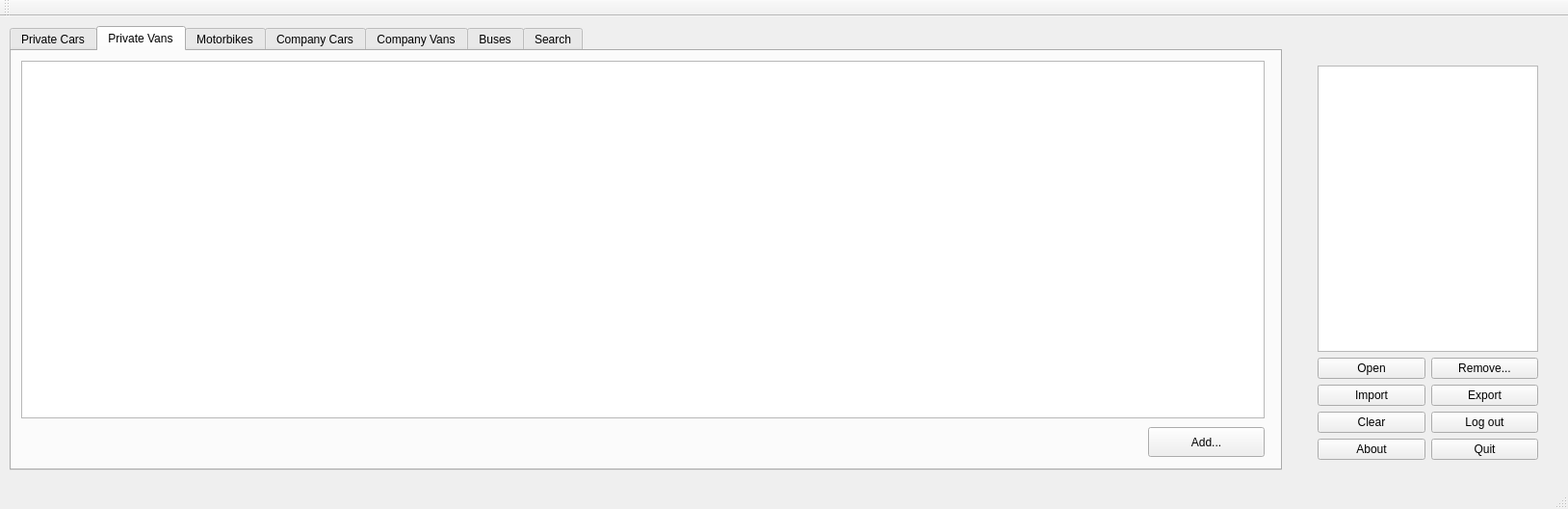
<?xml version="1.0" encoding="UTF-8"?>
<ui version="4.0">
 <class>TransportRegisterWindow</class>
 <widget class="QMainWindow" name="TransportRegisterWindow">
  <property name="geometry">
   <rect>
    <x>0</x>
    <y>0</y>
    <width>1628</width>
    <height>528</height>
   </rect>
  </property>
  <property name="windowTitle">
   <string>Transport Register v.1.0</string>
  </property>
  <widget class="QWidget" name="centralWidget">
   <widget class="QTabWidget" name="tabsy">
    <property name="geometry">
     <rect>
      <x>10</x>
      <y>10</y>
      <width>1321</width>
      <height>461</height>
     </rect>
    </property>
    <property name="locale">
     <locale language="Russian" country="Russia"/>
    </property>
    <property name="currentIndex">
     <number>1</number>
    </property>
    <property name="elideMode">
     <enum>Qt::ElideRight</enum>
    </property>
    <widget class="QWidget" name="PCTab">
     <property name="accessibleName">
      <string>Private car</string>
     </property>
     <property name="autoFillBackground">
      <bool>false</bool>
     </property>
     <attribute name="title">
      <string>Private Cars</string>
     </attribute>
     <widget class="QTableView" name="PCarView">
      <property name="geometry">
       <rect>
        <x>10</x>
        <y>10</y>
        <width>1291</width>
        <height>371</height>
       </rect>
      </property>
      <property name="locale">
       <locale language="Russian" country="Russia"/>
      </property>
      <property name="editTriggers">
       <set>QAbstractItemView::NoEditTriggers</set>
      </property>
      <property name="dragDropOverwriteMode">
       <bool>true</bool>
      </property>
      <property name="selectionMode">
       <enum>QAbstractItemView::SingleSelection</enum>
      </property>
      <property name="selectionBehavior">
       <enum>QAbstractItemView::SelectRows</enum>
      </property>
      <property name="sortingEnabled">
       <bool>true</bool>
      </property>
      <attribute name="horizontalHeaderShowSortIndicator" stdset="0">
       <bool>true</bool>
      </attribute>
      <attribute name="verticalHeaderVisible">
       <bool>false</bool>
      </attribute>
     </widget>
     <widget class="QPushButton" name="addPCarButton">
      <property name="geometry">
       <rect>
        <x>1180</x>
        <y>390</y>
        <width>121</width>
        <height>31</height>
       </rect>
      </property>
      <property name="text">
       <string>Add...</string>
      </property>
     </widget>
    </widget>
    <widget class="QWidget" name="PVTab">
     <attribute name="title">
      <string>Private Vans</string>
     </attribute>
     <widget class="QTableView" name="PVanView">
      <property name="geometry">
       <rect>
        <x>10</x>
        <y>10</y>
        <width>1291</width>
        <height>371</height>
       </rect>
      </property>
      <property name="locale">
       <locale language="Russian" country="Russia"/>
      </property>
      <property name="editTriggers">
       <set>QAbstractItemView::NoEditTriggers</set>
      </property>
      <property name="dragDropOverwriteMode">
       <bool>false</bool>
      </property>
      <property name="selectionBehavior">
       <enum>QAbstractItemView::SelectRows</enum>
      </property>
     </widget>
     <widget class="QPushButton" name="addPVanButton">
      <property name="geometry">
       <rect>
        <x>1180</x>
        <y>390</y>
        <width>121</width>
        <height>31</height>
       </rect>
      </property>
      <property name="text">
       <string>Add...</string>
      </property>
     </widget>
    </widget>
    <widget class="QWidget" name="MBTab">
     <attribute name="title">
      <string>Motorbikes</string>
     </attribute>
     <widget class="QTableView" name="MBikeView">
      <property name="geometry">
       <rect>
        <x>10</x>
        <y>10</y>
        <width>1291</width>
        <height>371</height>
       </rect>
      </property>
      <property name="locale">
       <locale language="Russian" country="Russia"/>
      </property>
      <property name="editTriggers">
       <set>QAbstractItemView::NoEditTriggers</set>
      </property>
     </widget>
     <widget class="QPushButton" name="addMBikeButton">
      <property name="geometry">
       <rect>
        <x>1180</x>
        <y>390</y>
        <width>121</width>
        <height>31</height>
       </rect>
      </property>
      <property name="text">
       <string>Add...</string>
      </property>
     </widget>
    </widget>
    <widget class="QWidget" name="CCTab">
     <attribute name="title">
      <string>Company Cars</string>
     </attribute>
     <widget class="QTableView" name="CCarView">
      <property name="geometry">
       <rect>
        <x>10</x>
        <y>10</y>
        <width>1291</width>
        <height>371</height>
       </rect>
      </property>
      <property name="locale">
       <locale language="Russian" country="Russia"/>
      </property>
      <property name="editTriggers">
       <set>QAbstractItemView::NoEditTriggers</set>
      </property>
     </widget>
     <widget class="QPushButton" name="addCCarButton">
      <property name="geometry">
       <rect>
        <x>1180</x>
        <y>390</y>
        <width>121</width>
        <height>31</height>
       </rect>
      </property>
      <property name="text">
       <string>Add...</string>
      </property>
     </widget>
    </widget>
    <widget class="QWidget" name="CVTab">
     <attribute name="title">
      <string>Company Vans</string>
     </attribute>
     <widget class="QTableView" name="CVanView">
      <property name="geometry">
       <rect>
        <x>10</x>
        <y>10</y>
        <width>1291</width>
        <height>371</height>
       </rect>
      </property>
      <property name="locale">
       <locale language="Russian" country="Russia"/>
      </property>
      <property name="editTriggers">
       <set>QAbstractItemView::NoEditTriggers</set>
      </property>
     </widget>
     <widget class="QPushButton" name="addCVanButton">
      <property name="geometry">
       <rect>
        <x>1180</x>
        <y>390</y>
        <width>121</width>
        <height>31</height>
       </rect>
      </property>
      <property name="locale">
       <locale language="Russian" country="Russia"/>
      </property>
      <property name="text">
       <string>Add...</string>
      </property>
     </widget>
    </widget>
    <widget class="QWidget" name="BTab">
     <attribute name="title">
      <string>Buses</string>
     </attribute>
     <widget class="QTableView" name="BusView">
      <property name="geometry">
       <rect>
        <x>10</x>
        <y>10</y>
        <width>1291</width>
        <height>371</height>
       </rect>
      </property>
      <property name="locale">
       <locale language="Russian" country="Russia"/>
      </property>
      <property name="editTriggers">
       <set>QAbstractItemView::NoEditTriggers</set>
      </property>
     </widget>
     <widget class="QPushButton" name="addBusButton">
      <property name="geometry">
       <rect>
        <x>1180</x>
        <y>390</y>
        <width>121</width>
        <height>31</height>
       </rect>
      </property>
      <property name="text">
       <string>Add...</string>
      </property>
     </widget>
    </widget>
    <widget class="QWidget" name="searchTab">
     <attribute name="title">
      <string>Search</string>
     </attribute>
     <widget class="QTableView" name="searchView">
      <property name="geometry">
       <rect>
        <x>20</x>
        <y>110</y>
        <width>1281</width>
        <height>291</height>
       </rect>
      </property>
      <property name="sizeAdjustPolicy">
       <enum>QAbstractScrollArea::AdjustToContents</enum>
      </property>
      <property name="editTriggers">
       <set>QAbstractItemView::NoEditTriggers</set>
      </property>
     </widget>
     <widget class="QLineEdit" name="lineEdit">
      <property name="geometry">
       <rect>
        <x>120</x>
        <y>30</y>
        <width>1041</width>
        <height>31</height>
       </rect>
      </property>
     </widget>
     <widget class="QLabel" name="label">
      <property name="geometry">
       <rect>
        <x>20</x>
        <y>30</y>
        <width>91</width>
        <height>31</height>
       </rect>
      </property>
      <property name="text">
       <string>Search:</string>
      </property>
     </widget>
     <widget class="QPushButton" name="searchButton">
      <property name="geometry">
       <rect>
        <x>1170</x>
        <y>30</y>
        <width>131</width>
        <height>31</height>
       </rect>
      </property>
      <property name="text">
       <string>Search</string>
      </property>
     </widget>
     <widget class="QWidget" name="layoutWidget">
      <property name="geometry">
       <rect>
        <x>120</x>
        <y>70</y>
        <width>1181</width>
        <height>31</height>
       </rect>
      </property>
      <layout class="QGridLayout" name="gridLayout_2">
       <item row="0" column="0">
        <widget class="QRadioButton" name="allButton">
         <property name="text">
          <string>All Vehicles</string>
         </property>
        </widget>
       </item>
       <item row="0" column="1">
        <widget class="QRadioButton" name="pCarsButton">
         <property name="text">
          <string>Private cars</string>
         </property>
        </widget>
       </item>
       <item row="0" column="2">
        <widget class="QRadioButton" name="pVanButton">
         <property name="text">
          <string>Private vans</string>
         </property>
        </widget>
       </item>
       <item row="0" column="3">
        <widget class="QRadioButton" name="mBikeButton">
         <property name="text">
          <string>Motorbikes</string>
         </property>
        </widget>
       </item>
       <item row="0" column="4">
        <widget class="QRadioButton" name="cCarButton">
         <property name="text">
          <string>Company cars</string>
         </property>
        </widget>
       </item>
       <item row="0" column="5">
        <widget class="QRadioButton" name="cVanButton">
         <property name="text">
          <string>Company vans</string>
         </property>
        </widget>
       </item>
       <item row="0" column="6">
        <widget class="QRadioButton" name="busButton">
         <property name="text">
          <string>Bus</string>
         </property>
        </widget>
       </item>
      </layout>
     </widget>
    </widget>
   </widget>
   <widget class="QWidget" name="layoutWidget">
    <property name="geometry">
     <rect>
      <x>1357</x>
      <y>40</y>
      <width>251</width>
      <height>431</height>
     </rect>
    </property>
    <layout class="QVBoxLayout" name="verticalLayout">
     <item>
      <widget class="QTextBrowser" name="infoView"/>
     </item>
     <item>
      <layout class="QGridLayout" name="gridLayout">
       <item row="2" column="0">
        <widget class="QPushButton" name="importButton">
         <property name="text">
          <string>Import</string>
         </property>
        </widget>
       </item>
       <item row="2" column="1">
        <widget class="QPushButton" name="exportButton">
         <property name="text">
          <string>Export</string>
         </property>
        </widget>
       </item>
       <item row="0" column="1">
        <widget class="QPushButton" name="removeButton">
         <property name="text">
          <string>Remove...</string>
         </property>
        </widget>
       </item>
       <item row="0" column="0">
        <widget class="QPushButton" name="openButton">
         <property name="text">
          <string>Open</string>
         </property>
        </widget>
       </item>
       <item row="7" column="0">
        <widget class="QPushButton" name="aboutButton">
         <property name="text">
          <string>About</string>
         </property>
        </widget>
       </item>
       <item row="7" column="1">
        <widget class="QPushButton" name="quitButton">
         <property name="text">
          <string>Quit</string>
         </property>
        </widget>
       </item>
       <item row="3" column="1">
        <widget class="QPushButton" name="logoutButton">
         <property name="text">
          <string>Log out</string>
         </property>
        </widget>
       </item>
       <item row="3" column="0">
        <widget class="QPushButton" name="clearButton">
         <property name="text">
          <string>Clear</string>
         </property>
        </widget>
       </item>
      </layout>
     </item>
    </layout>
   </widget>
  </widget>
  <widget class="QToolBar" name="mainToolBar">
   <attribute name="toolBarArea">
    <enum>TopToolBarArea</enum>
   </attribute>
   <attribute name="toolBarBreak">
    <bool>false</bool>
   </attribute>
  </widget>
  <widget class="QStatusBar" name="statusBar"/>
  <action name="actionExport">
   <property name="text">
    <string>Export</string>
   </property>
  </action>
  <action name="actionImport">
   <property name="text">
    <string>Import</string>
   </property>
  </action>
 </widget>
 <layoutdefault spacing="6" margin="11"/>
 <tabstops>
  <tabstop>tabsy</tabstop>
  <tabstop>PCarView</tabstop>
 </tabstops>
 <resources/>
 <connections/>
</ui>
